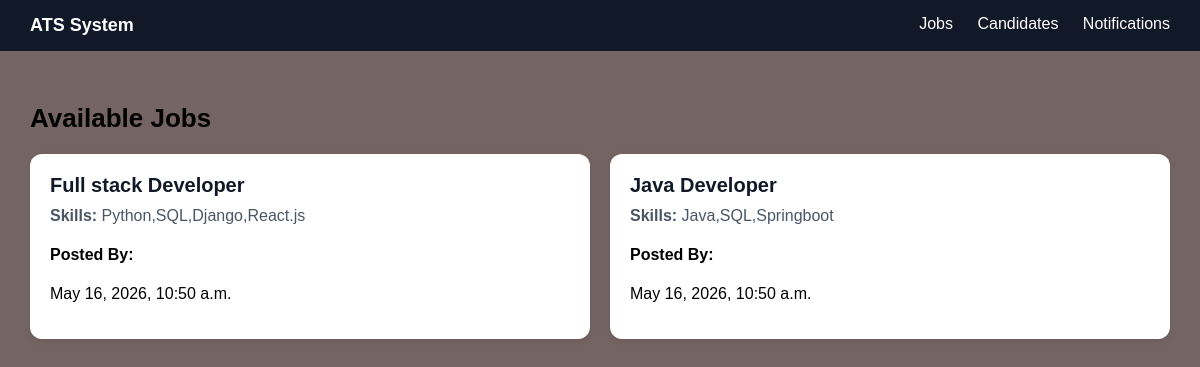
/, run on an earlier commit of the app's database.
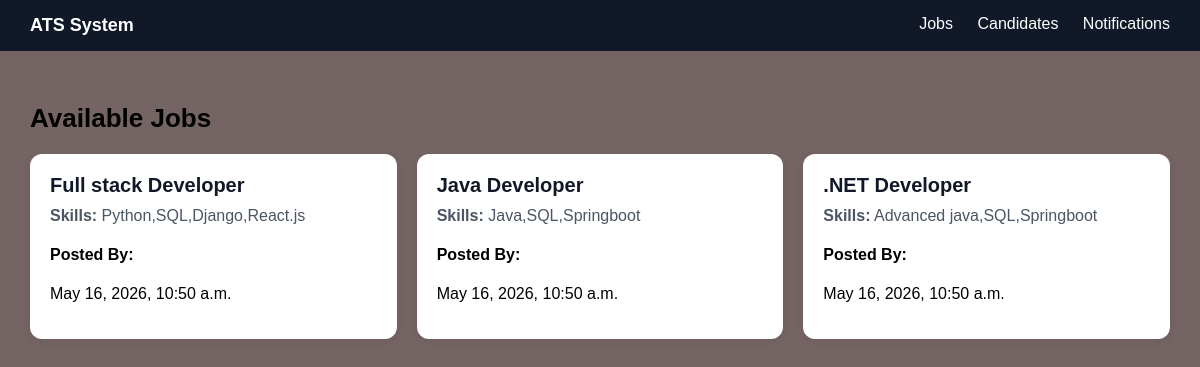
And on a later commit of the database.
### jobs/models.py (models this page shows)
class Jobs(models.Model):
    title=models.CharField(max_length=20)
    required_skills=models.CharField(max_length=30)
    created_time=models.DateTimeField()

### jobs/views.py (the view)
# urls.py: path('', home, name='home'),
def home(request):
    jobs = Jobs.objects.all()
    return render(request, "jobs.html", {"jobs": jobs})

### templates/Jobs.html (shortened to what this page needs)
{% load static %}
<!DOCTYPE html>
<html>
<head>
    <link rel="stylesheet" href="{% static 'style.css' %}?v=2">
</head>
<body>
<nav class="navbar">
    <div class="logo">ATS System</div>
    <div class="nav-links">
        <a href="/">Jobs</a>
        <a href="/candidates/">Candidates</a>
        <a href="/notifications/">Notifications</a>
    </div>
</nav>
<div class="container">
    <h2 class="title">Available Jobs</h2>
    <div class="job-grid">
        {% for job in jobs %}
            <div class="job-card">
                <h3 class="job-title">{{ job.title }}</h3>
                <p class="job-skills">
                    <b>Skills:</b> {{ job.required_skills }}
                </p>
                <p class="create">
                    <h4>Posted By:</h4>{{job.created_time}}
                </p>
            </div>
        {% empty %}
            <p>No jobs available</p>
        {% endfor %}
    </div>
</div>
</body>
</html>

What changed in the data, as far as the page shows it:
added Jobs: title ".NET Developer", required_skills "Advanced java,SQL,Springboot", created_time "May 16, 2026, 10:50 a.m."
